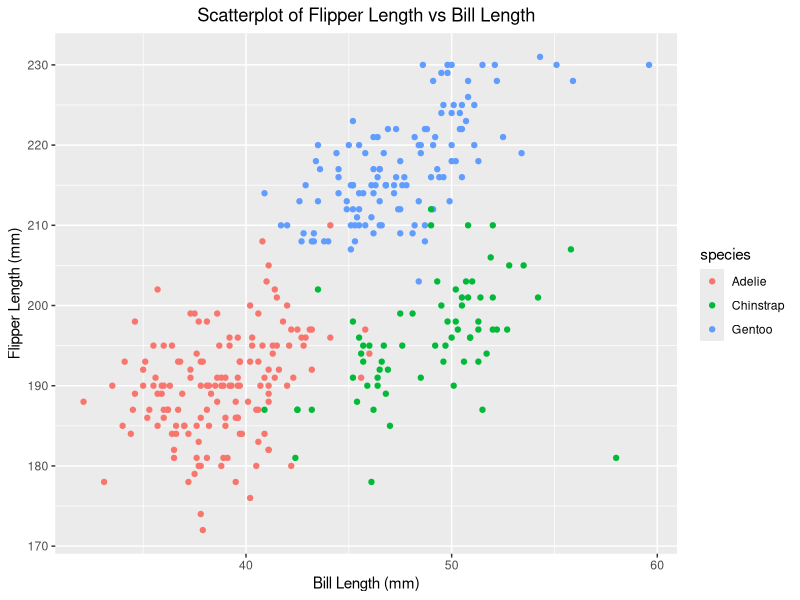
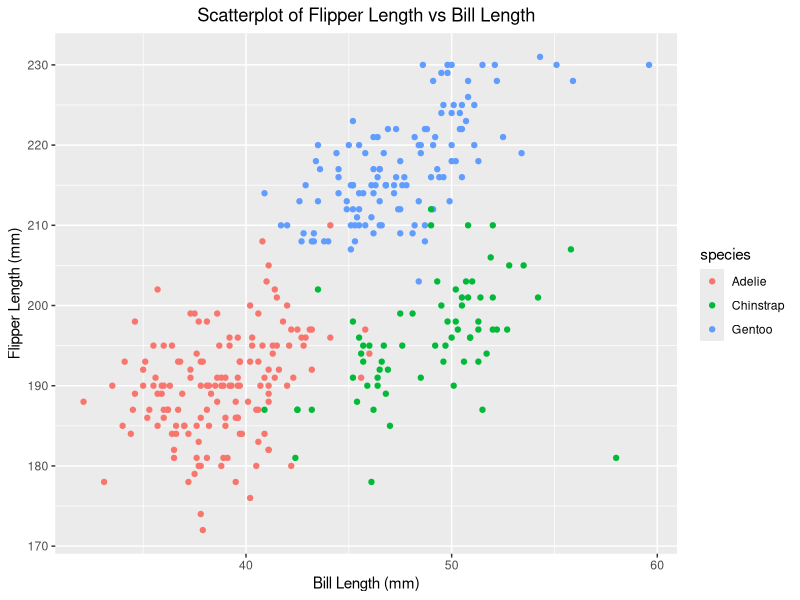

Source code (R) for these figures, in order:
## ---- chunk 1
knitr::opts_chunk$set(echo = TRUE)
## ---- chunk 2
library(tidyverse)
library(ggplot2)
## ---- chunk 3
data("penguins", package = "palmerpenguins")
## ---- chunk 4
# Draw the scatterplot
ggplot(penguins, aes(
  x = bill_length_mm, y = flipper_length_mm, color = species)) +
  geom_point() +
  labs(
    title = "Scatterplot of Flipper Length vs Bill Length",
    x = "Bill Length (mm)", y = "Flipper Length (mm)") +
  theme(plot.title = element_text(hjust = 0.5))
## ---- chunk 5
# Save the scatterplot
ggsave("scatterplot_penguins.png")
## ---- chunk 6
set.seed(10) # Set a seed to ensure reproducible results

# Generate data and create a data frame
df <- data.frame(
  random_sample = rnorm(10),
  logical_vector = rnorm(10) > 0,
  character_vector = as.character(1:10),
  factor_vector =  factor(rep(c("low", "medium", "high"), length.out = 10))
)
## ---- chunk 7
mean_values <- df %>%
  summarise(
    random_sample_mean = mean(pull(df, random_sample), na.rm = TRUE),
    logical_vector_mean = mean(pull(df, logical_vector), na.rm = TRUE),
    character_vector_mean = NA, # Characters_vectors cannot be averaged
    factor_vector_mean = NA # Factor_vectors cannot be averaged
  )
## ---- chunk 8
as.numeric(df$logical_vector) 
as.numeric(df$character_vector)
as.numeric(df$factor_vector)
